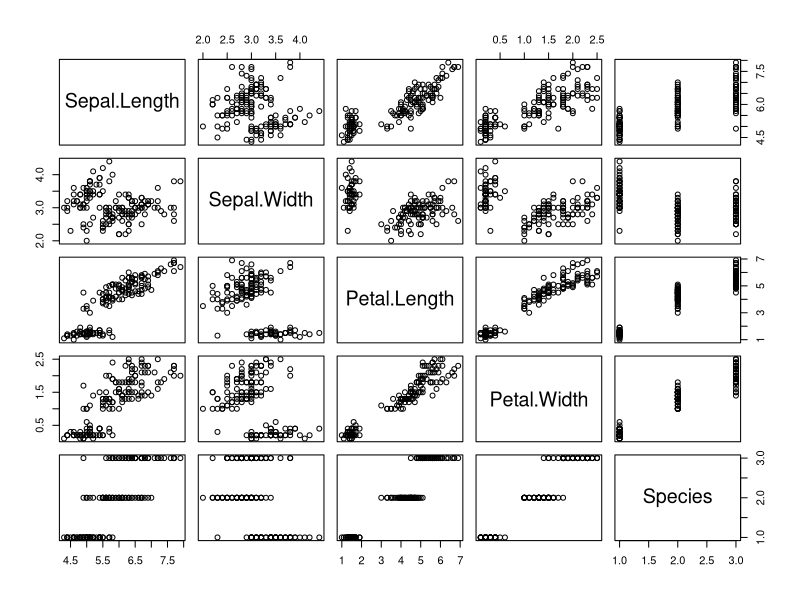
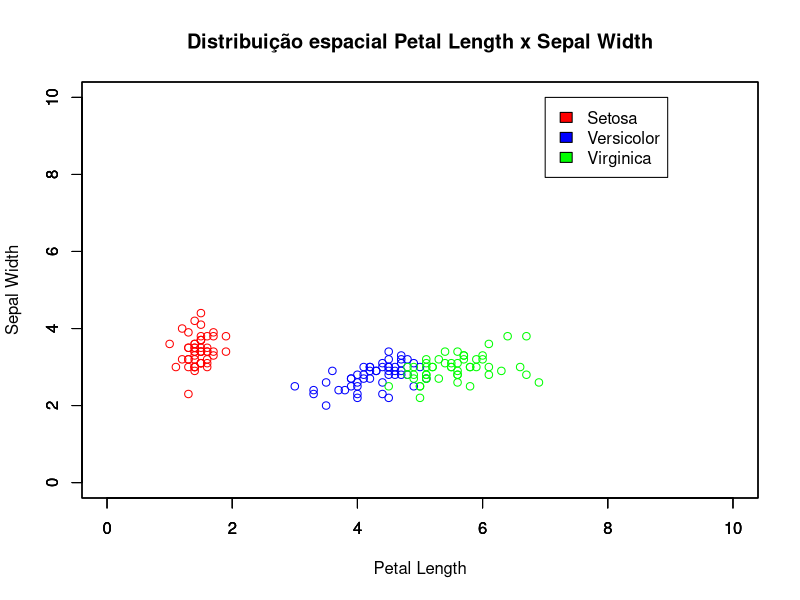
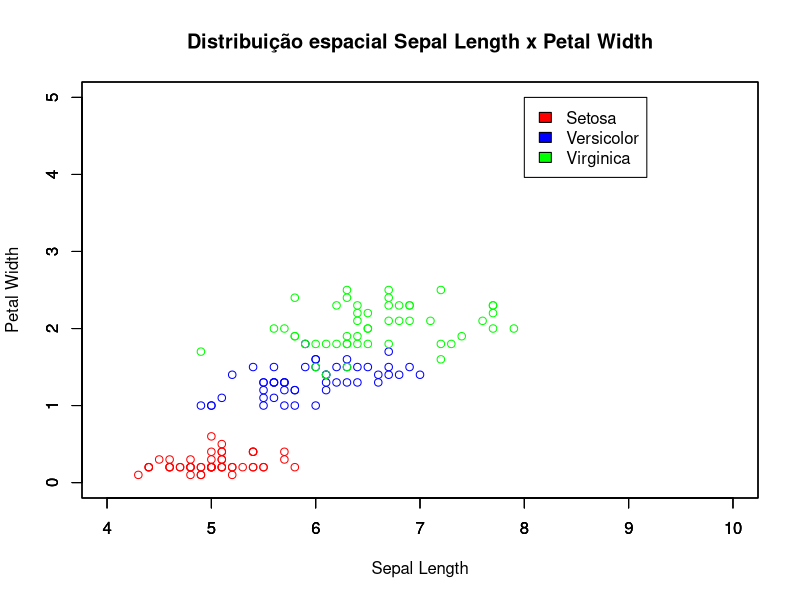

R code for these plots, in order:
rm(list=ls())

pdfnvar<- function(x,m,K,n) ((1/(sqrt((2*pi)^n*(det(K)))))*
                               exp(-0.5*(t(x-m) %*% (solve(K)) %*% (x-m))))

data(iris)
plot(iris)

#1. Divisão da base de dados em classes
ic1<-which(iris$Species=='versicolor')
ic2<-which(iris$Species=='setosa' | iris$Species=='virginica')

c1<-iris[ic1,]
c2<-iris[ic2,]
summary(c1)
summary(c2)

#2. Divisão das classes em treino e teste
set.seed(10)
ACC<-c()
for(k in 1:30)
{
  c1<-as.matrix(c1[sample(1:nrow(c1)),1:4])
  c1.train<-c1[1:(0.7*nrow(c1)),]
  c1.test<-c1[(0.7*nrow(c1)+1):nrow(c1),]
  
  c2<-as.matrix(c2[sample(1:nrow(c2)),1:4])
  c2.train<-c2[1:(0.7*nrow(c2)),]
  c2.test<-c2[(0.7*nrow(c2)+1):nrow(c2),]
  
  #3. Média e matriz de covariância para os dados de teste
  m1<-c(mean(c1.train[,1]),mean(c1.train[,2]),mean(c1.train[,3]),mean(c1.train[,4]))
  K1<-cov(c1.train[,1:4])
  m2<-c(mean(c2.train[,1]),mean(c2.train[,2]),mean(c2.train[,3]),mean(c2.train[,4]))
  K2<-cov(c2.train[,1:4])
  
  #4. Funções de probabilidade para cada amostra e classe
  px1c1<-c()
  px1c2<-c()
  for(i in 1:nrow(c1.train))
  {
    px1c1[i]<-pdfnvar(c1.train[i,],m1,K1,4)*nrow(c1.train)/(nrow(c1.train)+nrow(c2.train))
    px1c2[i]<-pdfnvar(c1.train[i,],m2,K2,4)*nrow(c2.train)/(nrow(c1.train)+nrow(c2.train))
  }
  
  px2c1<-c()
  px2c2<-c()
  for(i in 1:nrow(c2.train))
  {
    px2c1[i]<-pdfnvar(c2.train[i,],m1,K1,4)*nrow(c1.train)/(nrow(c1.train)+nrow(c2.train))
    px2c2[i]<-pdfnvar(c2.train[i,],m2,K2,4)*nrow(c2.train)/(nrow(c1.train)+nrow(c2.train))
  }
  
  #5. Estimativa de classes para dados de treinamento
  y<-vector(mode="numeric",length=(nrow(c1.train)+nrow(c2.train)))
  y[1:nrow(c1.train)]<-1
  
  y1hat<-1*(px1c1>px1c2)
  y2hat<-1*(px2c1>px2c2)
  yhat<-c(y1hat,y2hat)
  
  table(y,yhat)
  
  #5. Estimativa de classes para dados de teste
  px1c1<-c()
  px1c2<-c()
  for(i in 1:nrow(c1.test))
  {
    px1c1[i]<-pdfnvar(c1.test[i,],m1,K1,4)*nrow(c1.test)/(nrow(c1.test)+nrow(c2.test))
    px1c2[i]<-pdfnvar(c1.test[i,],m2,K2,4)*nrow(c2.test)/(nrow(c1.test)+nrow(c2.test))
  }
  
  px2c1<-c()
  px2c2<-c()
  for(i in 1:nrow(c2.test))
  {
    px2c1[i]<-pdfnvar(c2.test[i,],m1,K1,4)*nrow(c1.test)/(nrow(c1.test)+nrow(c2.test))
    px2c2[i]<-pdfnvar(c2.test[i,],m2,K2,4)*nrow(c2.test)/(nrow(c1.test)+nrow(c2.test))
  }
  y<-vector(mode="numeric",length=(nrow(c1.test)+nrow(c2.test)))
  y[1:nrow(c1.test)]<-1
  
  y1hat<-1*(px1c1>px1c2)
  y2hat<-1*(px2c1>px2c2)
  yhat<-c(y1hat,y2hat)
  
  cm<-table(y,yhat)
  ACC[k]<-sum(diag(cm))/sum(cm)
}
print(mean(ACC))
print(sd(ACC))
print(c(sd(ACC)/mean(ACC)*100,'%'))

plot(iris$Petal.Length[iris$Species=='setosa'],
     iris$Sepal.Width[iris$Species=='setosa'],
     col='red',xlim=c(0,10),ylim=c(0,10),xlab='',ylab='')
par(new=TRUE)
plot(iris$Petal.Length[iris$Species=='versicolor'],
     iris$Sepal.Width[iris$Species=='versicolor'],
     col='blue',xlim=c(0,10),ylim=c(0,10),xlab='',ylab='')
par(new=TRUE)
plot(iris$Petal.Length[iris$Species=='virginica'],
     iris$Sepal.Width[iris$Species=='virginica'],
     col='green',xlim=c(0,10),ylim=c(0,10),
     xlab='Petal Length',ylab='Sepal Width',
     main='Distribuição espacial Petal Length x Sepal Width')
legend(x=7,y=10,legend=c('Setosa','Versicolor','Virginica'),
       fill=c('red','blue','green'))

plot(iris$Sepal.Length[iris$Species=='setosa'],
     iris$Petal.Width[iris$Species=='setosa'],
     col='red',xlim=c(4,10),ylim=c(0,5),xlab='',ylab='')
par(new=TRUE)
plot(iris$Sepal.Length[iris$Species=='versicolor'],
     iris$Petal.Width[iris$Species=='versicolor'],
     col='blue',ylim=c(0,5),xlim=c(4,10),xlab='',ylab='')
par(new=TRUE)
plot(iris$Sepal.Length[iris$Species=='virginica'],
     iris$Petal.Width[iris$Species=='virginica'],
     col='green',ylim=c(0,5),xlim=c(4,10),
     xlab='Sepal Length',ylab='Petal Width',
     main='Distribuição espacial Sepal Length x Petal Width')
legend(x=8,y=5,legend=c('Setosa','Versicolor','Virginica'),
       fill=c('red','blue','green'))
